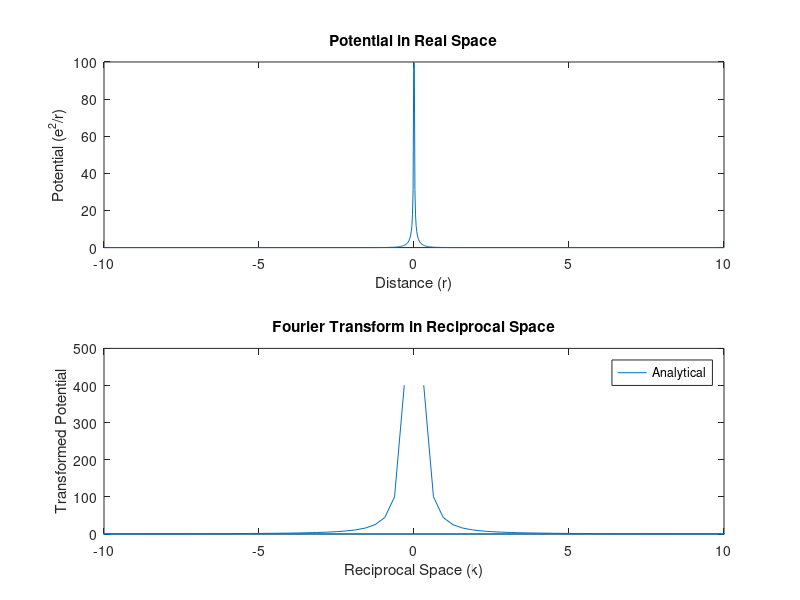

Recreate this plot in MATLAB. (Note: this script raises an error after producing the figure.)
% Define parameters
L = 10; % Define the length of the spatial domain (adjust as needed)
N = 1024; % Number of sample points
x = linspace(-L, L, N); % Define the spatial domain
dx = x(2) - x(1); % Calculate the spatial step size

% Define the potential in real space
r = abs(x); % Distance in real space
e = 1;
V_real = e^2./r.*exp(-3*r); % Potential e^2/r

% Calculate the Fourier transform in reciprocal space
k = 2*pi*fftshift((-N/2:N/2-1)/(N*dx)); % Define the reciprocal space
V_reciprocal = fftshift(fft(V_real));

figure;
% Plot in real space
subplot(2, 1, 1);
plot(x, V_real);
title('Potential in Real Space');
xlabel('Distance (r)');
ylabel('Potential (e^2/r)');

% Plot in reciprocal space
subplot(2, 1, 2);
plot(k, 4*pi^2./k.^2); % Analytical Fourier transform (4*pi^2/q^2)
hold on;
%plot(k, real(V_reciprocal));
title('Fourier Transform in Reciprocal Space');
xlabel('Reciprocal Space (k)');
ylabel('Transformed Potential');
legend('Analytical', 'Numerical');

% Adjust plot limits for reciprocal space
xlim([-10, 10]); % Adjust as needed

% Display the plots
sgtitle('Fourier Transform of Potential');
